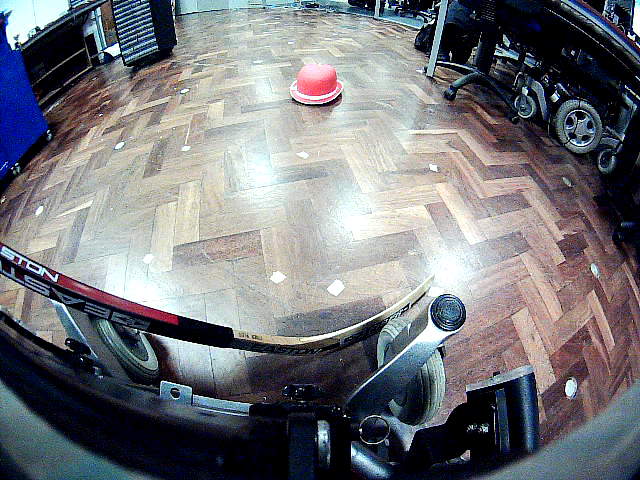
#> input picture pic_end.png, 640 x 480 px; its folder holds only this picture in this run
$ python -i kinect.py   (imports and definitions only)   (Python 2 division)
#> lines starting #> are read from the running program, lines starting #| are printed output that depends on the picture; after the words box and inside, x2 and y2 are one past the last pixel; in counts of white or black regions, pixels touching at a corner belong together
#> further down, picture is the input picture: shape (480, 640, 3); mean B, G, R 122.2, 117.5, 116.1
#! /usr/bin/python

#--------------------------------#
# Kinect v2 point cloud visualization using a Numpy based
# real-world coordinate processing algorithm and OpenGL.
#--------------------------------#

import sys
import numpy as np
import cv2

#from pyqtgraph.Qt import QtCore, QtGui
#import pyqtgraph.opengl as gl

from pylibfreenect2 import Freenect2, SyncMultiFrameListener
from pylibfreenect2 import FrameType, Registration, Frame, libfreenect2

import matplotlib.pyplot as plt

# [1 line that did not run here, left out]
# [1 line that did not run here, left out]
# [3 lines not run here, left out]

# [1 line that did not run here, left out]
# [1 line that did not run here, left out]

types = 0
# [2 lines not run here, left out]
# [1 line that did not run here, left out]

# Register listeners
# [4 lines not run here, left out]

# NOTE: must be called after device.start()
# [2 lines that did not run here, left out]

# [1 line that did not run here, left out]
# [1 line that did not run here, left out]


# [8 lines of commented-out code are left out]
pos = np.zeros((1,3))

#sp2 = gl.GLScatterPlotItem(pos=pos)
#sp2.setGLOptions('opaque') # Ensures not to allow vertexes located behinde other vertexes to be seen.

#gl_widget.addItem(sp2)

# Kinects's intrinsic parameters based on v2 hardware (estimated).
CameraParams = {
  "cx":254.878,
  "cy":205.395,
  "fx":365.456,
  "fy":365.456,
  "k1":0.0905474,
  "k2":-0.26819,
  "k3":0.0950862,
  "p1":0.0,
  "p2":0.0,
}

# [22 lines left out: functions depthToPointCloudPos, depthMatrixToPointCloudPos, not called in this run]

# Kinect's physical orientation in the real world.
CameraPosition = {
    "x": 0, # actual position in meters of kinect sensor relative to the viewport's center.
    "y": 0, # actual position in meters of kinect sensor relative to the viewport's center.
    "z": 1.57, # height in meters of actual kinect sensor from the floor.
    "roll": 0, # angle in degrees of sensor's roll (used for INU input - trig function for this is commented out by default).
    "azimuth": 0, # sensor's yaw angle in degrees.
    "elevation": -45, # sensor's pitch angle in degrees.
}

# [51 lines left out: functions applyCameraOrientation, applyCameraMatrixOrientation, not called in this run]


def extract_coords_puck(frame):
    colorLower = (73, 100, 190)
    colorUpper = (106, 255, 255)

    # [15 lines of commented-out code are left out]

    blurred = cv2.GaussianBlur(frame, (11, 11), 0)
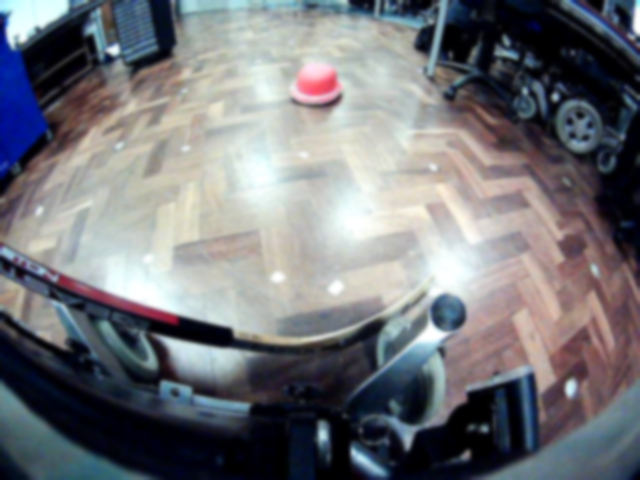
#> blurred: shape (480, 640, 3); mean B, G, R 122.2, 117.5, 116.1
    hsv = cv2.cvtColor(frame, cv2.COLOR_BGR2HSV)
#> hsv: shape (480, 640, 3); mean H, S, V 79.1, 79.6, 130.4
    # construct a mask for the color "green", then perform
    # a series of dilations and erosions to remove any small
    # blobs left in the mask
    mask = cv2.inRange(hsv, colorLower, colorUpper)
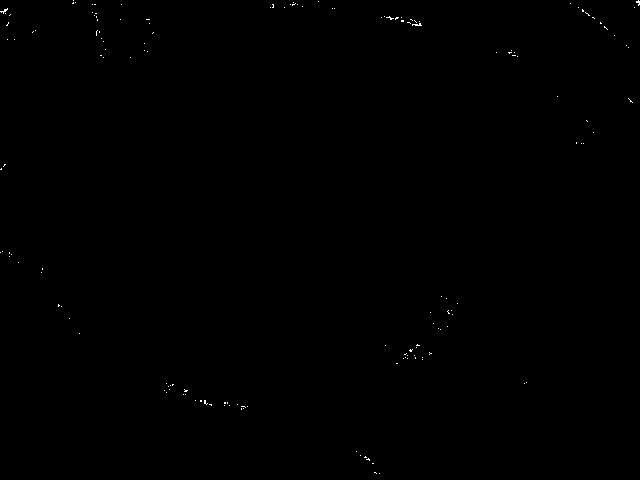
#> mask: shape (480, 640); 0.12% white in thin lines or dots
    mask = cv2.erode(mask, None, iterations=2)
#> mask: shape (480, 640); every value is 0
    mask = cv2.dilate(mask, None, iterations=2)
    # find contours in the mask and initialize the current
    # (x, y) center of the ball
    cnts = cv2.findContours(mask.copy(), cv2.RETR_EXTERNAL,
        cv2.CHAIN_APPROX_SIMPLE)[-2]
#> cnts = []
    center = None
    # only proceed if at least one contour was found
    if len(cnts) > 0:
        # find the largest contour in the mask, then use
        # it to compute the minimum enclosing circle and
        # centroid
        c = max(cnts, key=cv2.contourArea)
        ((x, y), radius) = cv2.minEnclosingCircle(c)
        M = cv2.moments(c)
        center = (int(M["m10"] / M["m00"]), int(M["m01"] / M["m00"]))
        ball_x = center[0]
        ball_y = center[1]
        # ball_y = -(center[0]-width/2.0)
        # ball_x = center[0]-width/2.0
        # ball_y = -(center[1]-height/2.0)
        if radius > 1:
            # draw the circle and centroid on the frame,
            # then update the list of tracked points
            frame = frame.copy()
            cv2.circle(frame, (int(x), int(y)), int(radius), (0, 255, 255), 2)
            cv2.circle(frame, center, 5, (0, 0, 255), -1)
    else:
        ball_x = None
        ball_y = None

    cv2.imshow("Front Camera", frame) #(frame * 255).astype(int))
    cv2.waitKey(1)

    return ball_x, ball_y


# [110 lines left out: function update, not called in this run]

#t = QtCore.QTimer()
#t.timeout.connect(update)
#t.start(50)


## Start Qt event loop unless running in interactive mode.
# [10 lines not run here, left out]

>>> import cv2
>>> picture = cv2.imread('../pic_end.png')
>>> result = extract_coords_puck(picture)

$ run again, on calibration.png
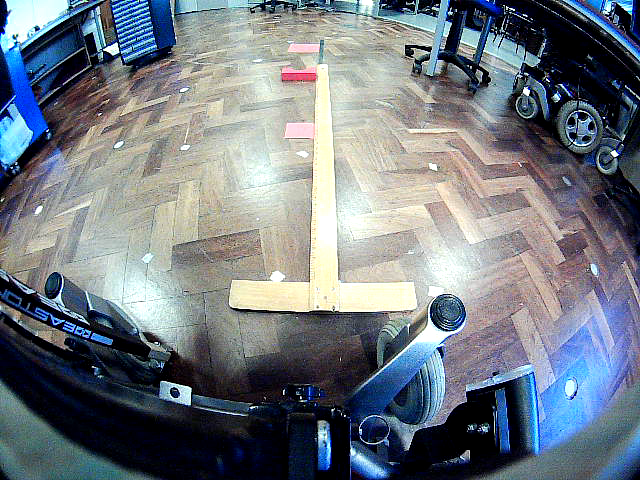
#> input picture calibration.png, 640 x 480 px
#> picture is the input picture: shape (480, 640, 3); mean B, G, R 130.2, 122.3, 114.9
#> hsv: shape (480, 640, 3); mean H, S, V 79, 83.2, 138.1
#> in extract_coords_puck, `mask = cv2.dilate(mask, None, iterations=2)`:
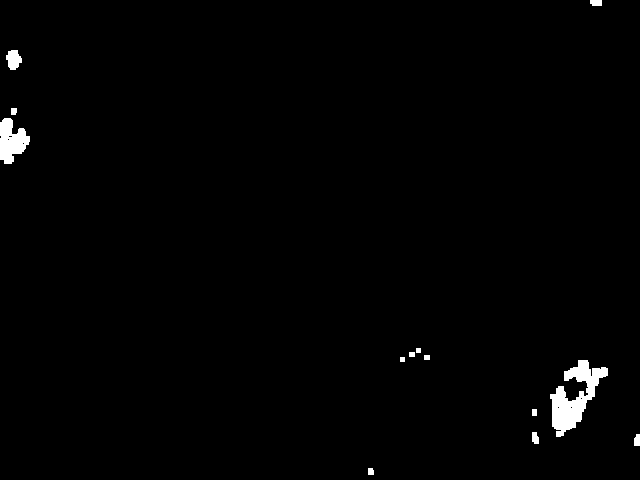
#> mask: shape (480, 640); 1.1% white; 13 white regions
#> cnts = 13 contours, 2 with area under 20; largest, box (x1, y1, x2, y2) and area: (550, 360, 608, 437) 1736, (0, 118, 30, 164) 813, (6, 50, 22, 70) 200, (532, 432, 539, 444) 54, (590, 0, 602, 6) 52
#> c = contour of 141 points, box (x1, y1, x2, y2) (550, 360, 608, 437), area 1736
#> x = 581.5; y = 402; radius = 42.5
#> M = moments, m00 1736.5, centre m10/m00, m01/m00 = (573.9, 397)
#> center = (573, 397)
#> ball_x = 573
#> ball_y = 397
#> in extract_coords_puck, `cv2.circle(frame, (int(x), int(y)), int(radius), (0, 255, 255), 2)`:
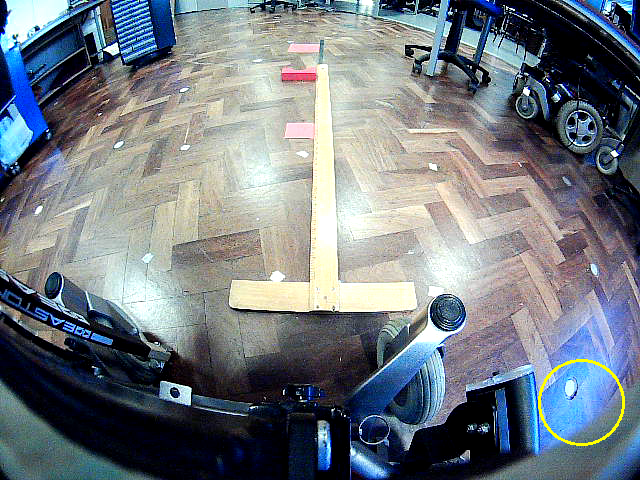
#> frame: shape (480, 640, 3); 0.26% of pixels changed, all inside (x1, y1, x2, y2) = (538, 359, 625, 446)
#> result = (573, 397)

$ run again, on pic_goal1.png
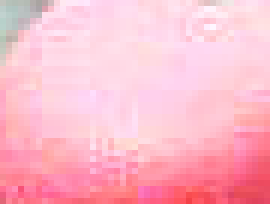
#> input picture pic_goal1.png, 45 x 34 px (shown 6 times larger)
#> picture is the input picture: shape (34, 45, 3); mean B, G, R 202.7, 186.1, 252.2
#> in extract_coords_puck, `blurred = cv2.GaussianBlur(frame, (11, 11), 0)`:
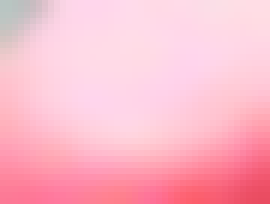
#> blurred: shape (34, 45, 3) (shown 6 times larger); mean B, G, R 203.1, 186.3, 252.4
#> hsv: shape (34, 45, 3); mean H, S, V 164.6, 67.3, 252.5
#> mask: shape (34, 45); every value is 0
#> cnts = []
